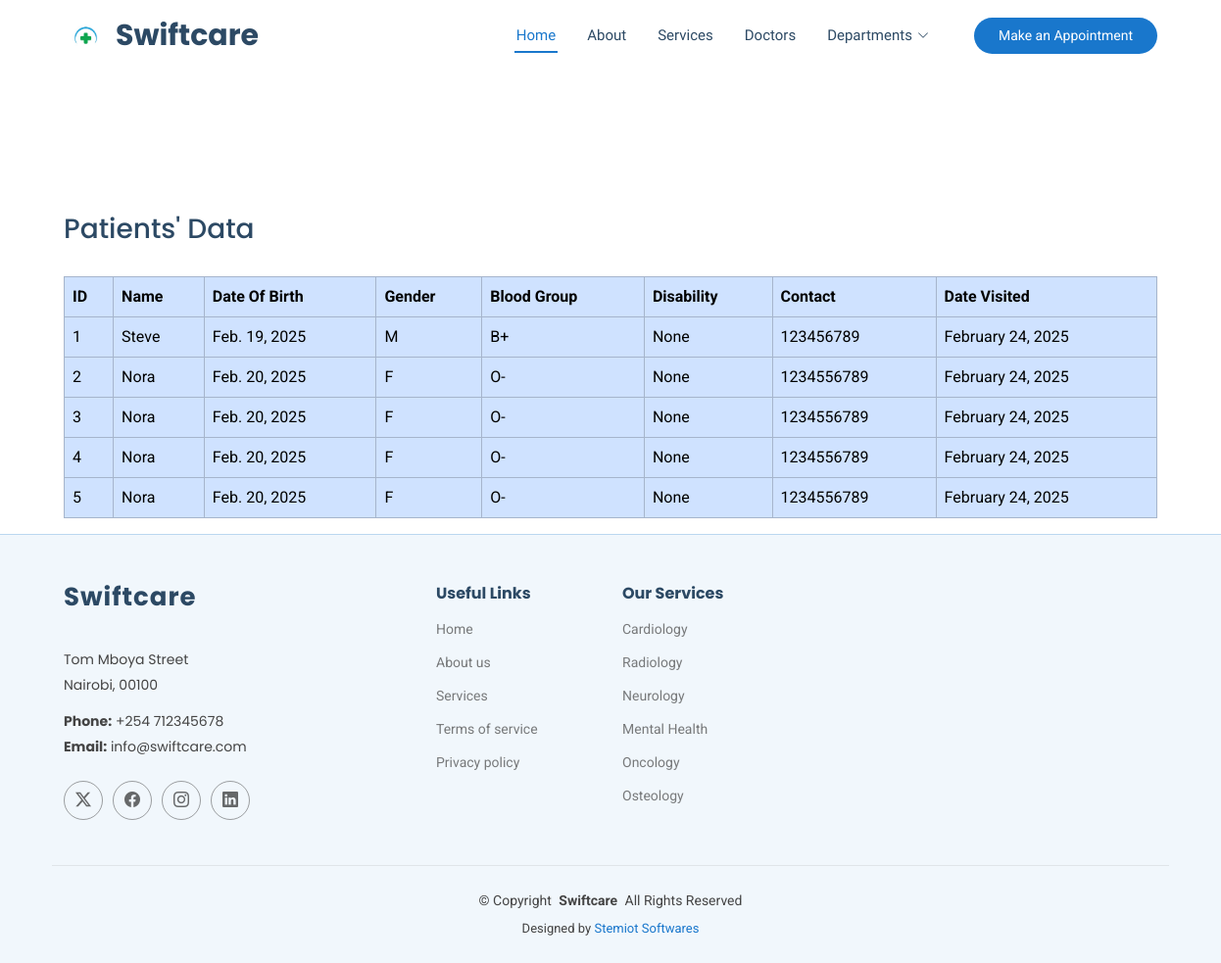
The page /registered_patients on the database its author committed.
### swiftcare/models.py (models this page shows, shortened)
class Patient(models.Model):
    filled_at=models.DateTimeField(auto_now_add=True)
    patient_name = models.CharField(max_length=100)
    patient_dob = models.DateField()
    GENDER_CHOICES = [
        ('M', 'Male'),
        ('F', 'Female'),
        ('O', 'Other'),
    ]
    patient_gender = models.CharField(max_length=10, choices=GENDER_CHOICES, default='M')
    BLOOD_GROUP_CHOICES = [
        ('A+', 'A+'),
        ('A-', 'A-'),
        ('B+', 'B+'),
        ('B-', 'B-'),
        ('AB+', 'AB+'),
        ('AB-', 'AB-'),
        ('O+', 'O+'),
        ('O-', 'O-'),
    ]
    patient_bloodGroup = models.CharField(max_length=3, choices= BLOOD_GROUP_CHOICES, default='O+')
    patient_disability = models.CharField(max_length=50)
    patient_contact = models.CharField(max_length=50)

### swiftcare/views.py (the view)
# urls.py: path('registered_patients',views.registered_patients,name='registered_patients'),
def registered_patients(request):
    patients = Patient.objects.all()
    return render(request,'registered_patients.html',{'patients':patients})

### swiftcare/templates/registered_patients.html (shortened to what this page needs)
{% load static %}
<!DOCTYPE html>
<html lang="en">
<head>
  <link href="{% static 'assets/vendor/bootstrap/css/bootstrap.min.css' %}" rel="stylesheet">
  <link href="{% static 'assets/vendor/bootstrap-icons/bootstrap-icons.css' %}" rel="stylesheet">
  <link href="{%  static 'assets/vendor/aos/aos.css' %}" rel="stylesheet">
  <link href="{%  static 'assets/vendor/fontawesome-free/css/all.min.css' %}" rel="stylesheet">
  <link href="{%  static 'assets/vendor/glightbox/css/glightbox.min.css' %}" rel="stylesheet">
  <link href="{%  static 'assets/vendor/swiper/swiper-bundle.min.css' %}" rel="stylesheet">
  <link href="{%  static 'assets/css/main.css' %}" rel="stylesheet">
</head>
<body class="index-page">
  <header id="header" class="header sticky-top">
    <div class="branding d-flex align-items-center">
      <div class="container position-relative d-flex align-items-center justify-content-between">
        <a href="index.html" class="logo d-flex align-items-center me-auto">
           <img src="{% static 'assets/img/logo1.jpg' %}" alt="">
          <h1 class="sitename">Swiftcare</h1>
        </a>
        <nav id="navmenu" class="navmenu">
          <ul>
            <li><a href="#hero" class="active">Home<br></a></li>
            <li><a href="#about">About</a></li>
            <li><a href="#services">Services</a></li>
            <li><a href="{% url 'doctors' %}">Doctors</a></li>
            <li class="dropdown"><a href="#"><span>Departments</span> <i class="bi bi-chevron-down toggle-dropdown"></i></a>
            </li>
          </ul>
        </nav>
        <a class="cta-btn d-none d-sm-block" href="#appointment">Make an Appointment</a>
      </div>
    </div>
  </header>
  <main class="main">
  <br><br><br><br><br>
  <div class="container"><br>
      <h3>Patients' Data</h3>
      <table class="table table-bordered table-hover  table-primary"><br>
   <th>ID</th>
        <th>Name</th>
        <th>Date Of Birth</th>
        <th>Gender</th>
      <th>Blood Group</th>
      <th>Disability</th>
      <th>Contact</th>
      <th>Date Visited</th>
          {% for patient in patients %}
               <tr>
        <td>{{ forloop.counter }}</td>
        <td>{{ patient.patient_name }}</td>
        <td>{{ patient.patient_dob }}</td>
        <td>{{ patient.patient_gender }}</td>
        <td>{{ patient.patient_bloodGroup }}</td>
        <td>{{ patient.patient_disability }}</td>
        <td>{{ patient.patient_contact }}</td>
        <td>{{ patient.filled_at|date:"F j, Y" }}</td>
    </tr>
          {% endfor %}
</table>
  </div>
       </main>
  <footer id="footer" class="footer light-background">
    <div class="container footer-top">
      <div class="row gy-4">
        <div class="col-lg-4 col-md-6 footer-about">
          <a href="index.html" class="logo d-flex align-items-center">
            <span class="sitename">Swiftcare</span>
          </a>
          <div class="footer-contact pt-3">
            <p>Tom Mboya Street</p>
            <p>Nairobi, 00100</p>
            <p class="mt-3"><strong>Phone:</strong> <span>+254 712345678</span></p>
            <p><strong>Email:</strong> <span>info@swiftcare.com</span></p>
          </div>
          <div class="social-links d-flex mt-4">
            <a href=""><i class="bi bi-twitter-x"></i></a>
            <a href=""><i class="bi bi-facebook"></i></a>
            <a href=""><i class="bi bi-instagram"></i></a>
            <a href=""><i class="bi bi-linkedin"></i></a>
          </div>
        </div>
        <div class="col-lg-2 col-md-3 footer-links">
          <h4>Useful Links</h4>
          <ul>
            <li><a href="#">Home</a></li>
            <li><a href="#">About us</a></li>
            <li><a href="#">Services</a></li>
            <li><a href="#">Terms of service</a></li>
            <li><a href="#">Privacy policy</a></li>
          </ul>
        </div>
        <div class="col-lg-2 col-md-3 footer-links">
          <h4>Our Services</h4>
          <ul>
            <li><a href="#">Cardiology</a></li>
            <li><a href="#">Radiology</a></li>
            <li><a href="#">Neurology</a></li>
            <li><a href="#">Mental Health</a></li>
            <li><a href="#">Oncology</a></li>
            <li><a href="#">Osteology</a></li>
          </ul>
        </div>
      </div>
    </div>
    <div class="container copyright text-center mt-4">
      <p>© <span>Copyright</span> <strong class="px-1 sitename">Swiftcare</strong> <span>All Rights Reserved</span></p>
      <div class="credits">
        Designed by <a href="https://stemiotsoftwares.onrender.com/">Stemiot Softwares</a>
      </div>
    </div>
  </footer>
</body>
</html>

### rows shown on the page
Patient: patient_name "Steve", patient_dob "Feb. 19, 2025", patient_gender "M", patient_bloodGroup "B+", patient_disability "None", patient_contact "123456789", filled_at "February 24, 2025"
Patient: patient_name "Nora", patient_dob "Feb. 20, 2025", patient_gender "F", patient_bloodGroup "O-", patient_disability "None", patient_contact "1234556789", filled_at "February 24, 2025"
Patient: patient_name "Nora", patient_dob "Feb. 20, 2025", patient_gender "F", patient_bloodGroup "O-", patient_disability "None", patient_contact "1234556789", filled_at "February 24, 2025"
Patient: patient_name "Nora", patient_dob "Feb. 20, 2025", patient_gender "F", patient_bloodGroup "O-", patient_disability "None", patient_contact "1234556789", filled_at "February 24, 2025"
Patient: patient_name "Nora", patient_dob "Feb. 20, 2025", patient_gender "F", patient_bloodGroup "O-", patient_disability "None", patient_contact "1234556789", filled_at "February 24, 2025"
